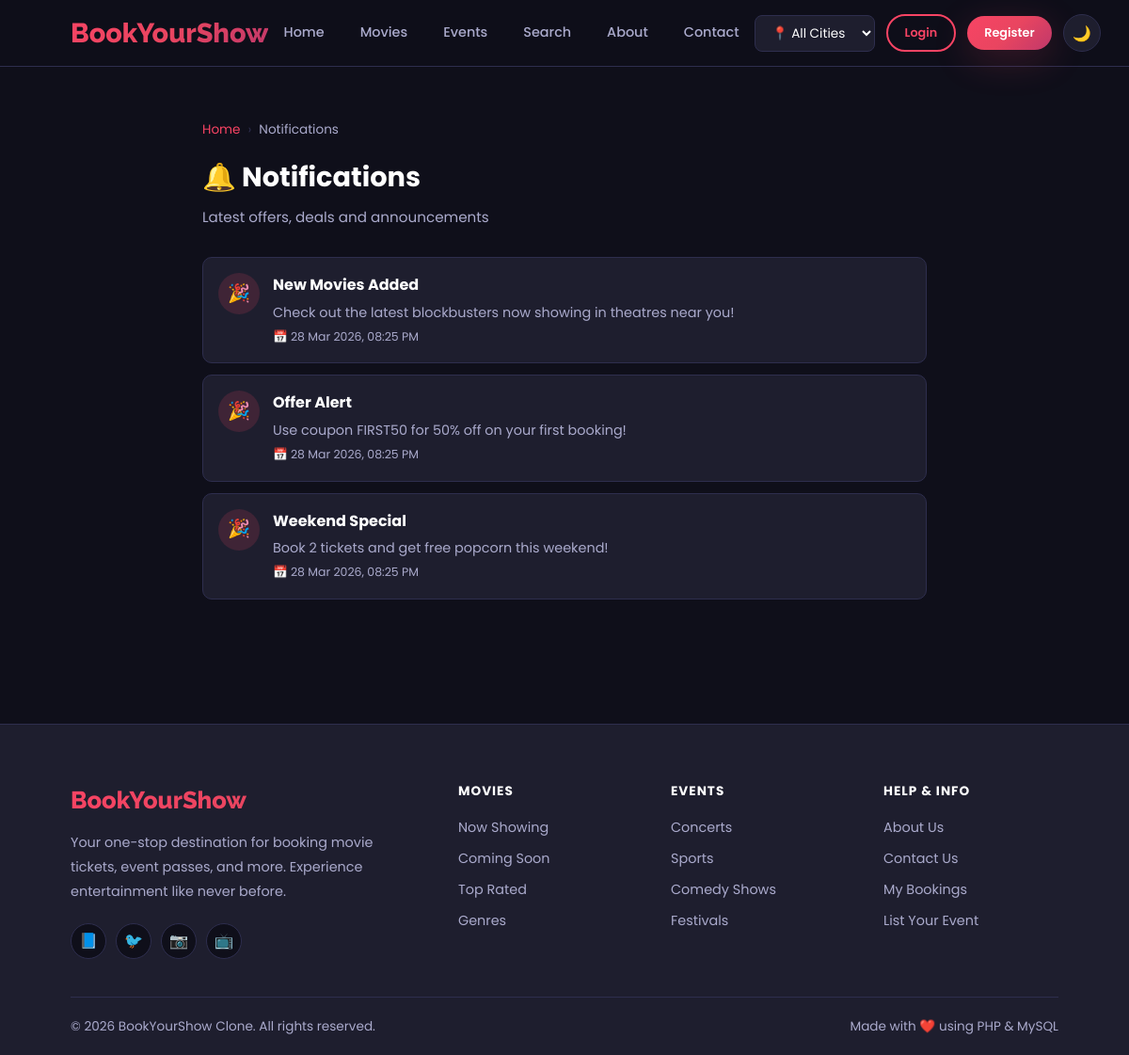
The page /notifications.php on the database its author committed.
### tables this page shows
CREATE TABLE IF NOT EXISTS notifications (
    notification_id INT AUTO_INCREMENT PRIMARY KEY,
    title           VARCHAR(150),
    message         TEXT,
    created_at      TIMESTAMP DEFAULT CURRENT_TIMESTAMP
);

### notifications.php (the view, shortened to what this page needs)
<?php
require_once 'config/config.php';
$notifications = $conn->query("SELECT * FROM notifications ORDER BY created_at DESC");
include 'includes/header.php';
?>
<div class="container" style="padding:40px 15px;max-width:800px;">
    <div class="breadcrumb"><a href="index.php">Home</a> <span class="separator">›</span><span>Notifications</span></div>
    <h2 class="section-title" style="margin-bottom:8px;">🔔 Notifications</h2>
    <p class="section-subtitle">Latest offers, deals and announcements</p>
    <?php if ($notifications->num_rows === 0): ?>
    <div style="text-align:center;padding:60px;color:var(--text-muted);">
        <div style="font-size:3rem;">🔔</div><p>No notifications yet.</p>
    </div>
    <?php else: while($n = $notifications->fetch_assoc()): ?>
    <div class="notification-item">
        <div class="notification-icon">🎉</div>
        <div>
            <strong><?php echo htmlspecialchars($n['title']); ?></strong>
            <p style="color:var(--text-muted);font-size:0.9rem;margin-top:5px;"><?php echo htmlspecialchars($n['message']); ?></p>
            <small style="color:var(--text-muted);font-size:0.78rem;">📅 <?php echo date('d M Y, h:i A', strtotime($n['created_at'])); ?></small>
        </div>
    </div>
    <?php endwhile; endif; ?>
</div>
<?php include 'includes/footer.php'; ?>

### css/style.css (style rules this page uses)
:root { --primary: #f84464; --primary-dark: #d63655; --secondary: #1a1a2e; --accent: #e94560; --bg-dark: #0f0f1a; --bg-card: #1e1e2e; --bg-light: #f8f9fa; --text-light: #ffffff; --text-muted: #aaaacc; --text-dark: #1a1a2e; --border: #2e2e4e; --gold: #ffd700; --green: #00c851; --gradient: linear-gradient(135deg, #f84464 0%, #e94560 50%, #c0386a 100%); --gradient-dark: linear-gradient(135deg, #1a1a2e 0%, #0f0f1a 100%); --shadow: 0 10px 40px rgba(248, 68, 100, 0.2); --shadow-card: 0 4px 20px rgba(0, 0, 0, 0.3); --radius: 12px; --radius-sm: 8px; --transition: all 0.3s ease; }
* { margin: 0; padding: 0; box-sizing: border-box; }
html { scroll-behavior: smooth; }
body { font-family: 'Poppins', sans-serif; background-color: var(--bg-dark); color: var(--text-light); line-height: 1.6; transition: var(--transition); }
a { text-decoration: none; color: inherit; transition: var(--transition); }
.container { width: 90%; max-width: 1200px; margin: 0 auto; padding: 0 15px; }
.section-title { font-size: 1.8rem; font-weight: 700; color: var(--text-light); margin-bottom: 8px; }
.section-subtitle { color: var(--text-muted); margin-bottom: 30px; font-size: 0.95rem; }
.breadcrumb { display: flex; align-items: center; gap: 8px; padding: 16px 0; font-size: 0.85rem; color: var(--text-muted); }
.breadcrumb a { color: var(--primary); }
.breadcrumb .separator { color: var(--border); }
.notification-item { display: flex; gap: 14px; padding: 16px; border-radius: 10px; border: 1px solid var(--border); margin-bottom: 12px; background: var(--bg-card); transition: var(--transition); }
.notification-icon { width: 44px; height: 44px; border-radius: 50%; background: rgba(248,68,100,0.15); color: var(--primary); display: flex; align-items: center; justify-content: center; font-size: 1.2rem; flex-shrink: 0; }

### rows shown on the page
notifications: title "New Movies Added", message "Check out the latest blockbusters now showing in theatres near you!", created_at "28 Mar 2026, 08:25 PM"
notifications: title "Offer Alert", message "Use coupon FIRST50 for 50% off on your first booking!", created_at "28 Mar 2026, 08:25 PM"
notifications: title "Weekend Special", message "Book 2 tickets and get free popcorn this weekend!", created_at "28 Mar 2026, 08:25 PM"
